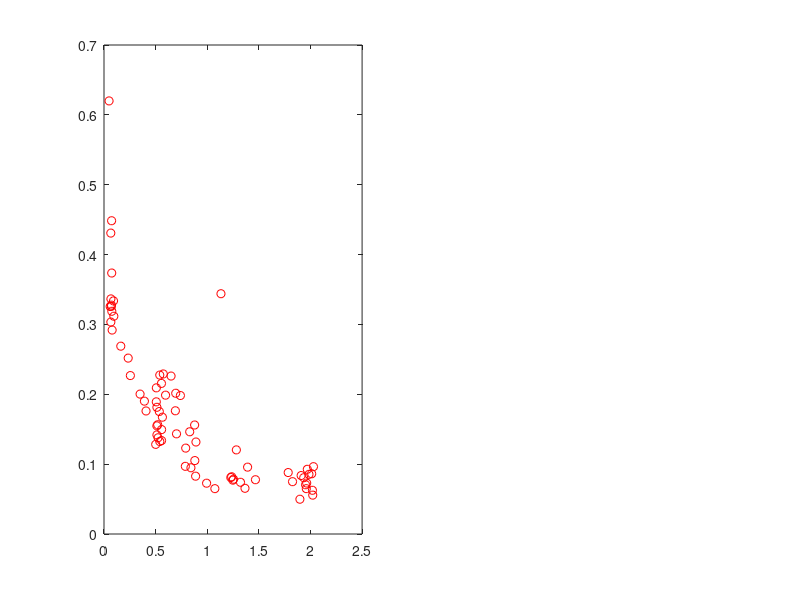

Write MATLAB code to recreate this figure. (Note: this script raises an error after producing the figure.)
%%% Plots CW and CCW Velocity fluctuations on separate graphs

close all
clear all

%Slow velocity fluctuations or all speeds
load SubjectData.mat

CW1 = [2 4 6 8 10];
CW2 = [3 4 5 9 10 11 15 16 17 20 21 24 25 27 28];
CW3 = [2 4 6 8 10 12];
CW4 = [3 5 7 9 11];
CW5 = [2 4 6 7 10 12];
CW6 = [2 3 5 8 9 12];
CW7 = [2 3 5 7 8 13 14 17 18];
CW8 = [2 4 5 8 9 12];
CW9 = [2 3 5 7 8 13 14 17 18];
CW10 = [2 4 7 8 11 12 13 14 17 18];

%Slow velocity fluctuations or all speeds
load SubjectData.mat
MVel = [Data(1).MeanVel(CW1)';Data(2).MeanVel(CW2)';Data(3).MeanVel(CW3)';Data(4).MeanVel(CW4)';Data(5).MeanVel(CW5)';Data(6).MeanVel(CW6)';Data(7).MeanVel(CW7)';Data(8).MeanVel(CW8)';Data(9).MeanVel(CW9)';Data(10).MeanVel(CW10)'];
SVel = [Data(1).StdVel(CW1)';Data(2).StdVel(CW2)';Data(3).StdVel(CW3)';Data(4).StdVel(CW4)';Data(5).StdVel(CW5)';Data(6).StdVel(CW6)';Data(7).StdVel(CW7)';Data(8).StdVel(CW8)';Data(9).StdVel(CW9)';Data(10).StdVel(CW10)'];


CCW1 = [1 3 5 7 9];
CCW2 = [1 2 6 7 8 12 13 14 18 19 22 23 26];
CCW3 = [1 3 5 7 9 11];
CCW4 = [1 2 4 6 8 10];
CCW5 = [1 3 5 8 9 11];
CCW6 = [1 4 6 7 10 11];
CCW7 = [1 4 6 9 10 11 12 15 16];
CCW8 = [1 3 6 7 10 11];
CCW9 = [1 4 6 9 10 11 12 15 16];
CCW10 = [1 3 5 6 9 10 15 16 19 20];

MVelCCW = [Data(1).MeanVel(CCW1)';Data(2).MeanVel(CCW2)';Data(3).MeanVel(CCW3)';Data(4).MeanVel(CCW4)';Data(5).MeanVel(CCW5)';Data(6).MeanVel(CCW6)';Data(7).MeanVel(CCW7)';Data(8).MeanVel(CCW8)';Data(9).MeanVel(CCW9)';Data(10).MeanVel(CCW10)'];
SVelCCW = [Data(1).StdVel(CCW1)';Data(2).StdVel(CCW2)';Data(3).StdVel(CCW3)';Data(4).StdVel(CCW4)';Data(5).StdVel(CCW5)';Data(6).StdVel(CCW6)';Data(7).StdVel(CCW7)';Data(8).StdVel(CCW8)';Data(9).StdVel(CCW9)';Data(10).StdVel(CCW10)'];



subplot(1,2,1)
Ratio = SVel./MVel;

[K,I]=sort(MVel);
L = Ratio(I);
% L = SVel(I);

a=find(K==1);
b=find(K==-1);
K(a)=[];
K(b)=[];
L(a)=[];
L(b)=[];

load('slow.mat')
load('med.mat')
load('fast.mat')

Ns=[];
for (i=1:length(Lslow))
Ns =[Ns find(L==Lslow(i))];
end
LSlowCW = L(Ns);

Nm=[];
for (i=1:length(Lmed))
Nm =[Nm find(L==Lmed(i))];
end

LMedCW = L(Nm);

Nf=[];
for (i=1:length(Lfast))
Nf =[Nf find(L==Lfast(i))];
end

LFastCW = L(Nf);

% subplot(1,3,1)
% plot(K/(2*pi*.1),L/(2*pi*.1),'ro');
plot(K/(2*pi*.1),L,'ro');
h = lsline
p2 = polyfit(get(h,'xdata'),get(h,'ydata'),1)
xlabel('Mean Velocity (rev/s)')
ylabel('Ratio STD Vel/Mean Vel')
title('CW')
legend(['y = ' num2str(round(p2(1),2)) 'x + ' num2str(round(p2(2),2))],'Location','east')
set(gca, 'FontSize', 14, 'FontWeight', 'bold');
axis([0 2.5 0 0.8])
y1=get(gca,'ylim')



hold on
plot([0.075 0.075],y1)
text(0.075+0.01,0.5,'Slow','Rotation',90,'FontSize',12)
hold on
plot([0.5 .5],y1)
text(0.5+0.01,0.5,'Med','Rotation',90,'FontSize',12)
hold on
plot([2 2],y1)
text(2+0.01,.5,'Fast','Rotation',90,'FontSize',12)


subplot(1,2,2)
RatioCCW = SVelCCW./MVelCCW;

[KCCW,ICCW]=sort(MVelCCW);
LCCW = RatioCCW(ICCW);
% LCCW = SVelCCW(ICCW);

aCCW=find(KCCW==1);
bCCW=find(KCCW==-1);
KCCW(aCCW)=[];
KCCW(bCCW)=[];
LCCW(aCCW)=[];
LCCW(bCCW)=[];

Ms=[];
for (j=1:length(Lslow))
Ms =[Ms find(LCCW==Lslow(j))];
end

LSlowCCW = LCCW(Ms);

Mm=[];
for (j=1:length(Lmed))
Mm =[Mm find(LCCW==Lmed(j))];
end

LMedCCW = LCCW(Mm);

Mf=[];
for (j=1:length(Lfast))
Mf =[Mf find(LCCW==Lfast(j))];
end

LFastCCW = LCCW(Mf);



% subplot(1,3,1)
% plot(KCCW/(2*pi*.1),LCCW/(2*pi*.1),'bo');
plot(KCCW/(2*pi*.1),LCCW,'bo');
hCCW = lsline
p2CCW = polyfit(get(hCCW,'xdata'),get(hCCW,'ydata'),1)
xlabel('Mean Velocity (rev/s)')
ylabel('Ratio STD Vel/Mean Vel')
title('CCW')
legend(['y = ' num2str(round(p2CCW(1),2)) 'x + ' num2str(round(p2CCW(2),2))],'Location','east')
set(gca, 'FontSize', 14, 'FontWeight', 'bold');
axis([0 2.5 0 0.8])

y1=get(gca,'ylim')



hold on
plot([0.075 0.075],y1)
text(0.075+0.01,0.5,'Slow','Rotation',90,'FontSize',12)
hold on
plot([0.5 .5],y1)
text(0.5+0.01,0.5,'Med','Rotation',90,'FontSize',12)
hold on
plot([2 2],y1)
text(2+0.01,.5,'Fast','Rotation',90,'FontSize',12)


